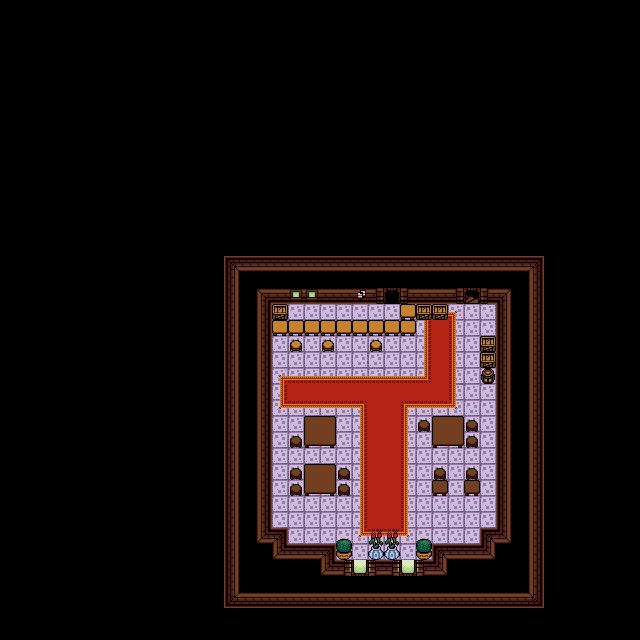

This game map was drawn from its Tiled (.tmx) file and the tilesets committed beside it. A one-line description and the trimmed map source follow:
An orthogonal 40x40 tile map with 16x16 px tiles, 5 tile layers (ground, carpet, walls, decor, ...), 1 hidden layer not drawn, 2 tilesets and 6 objects (inn_upstairs, town_inn_rightdoor, town_inn_leftdoor, area).

<map version="1.4" tiledversion="1.4.3" orientation="orthogonal" renderorder="right-down" width="40" height="40" tilewidth="16" tileheight="16" infinite="0" nextlayerid="10" nextobjectid="8">
 <properties>
  <property name="music" value="town" />
  <property name="musicfx" value="quiet" />
 </properties>
 <tileset firstgid="1" source="../../tiled/town/town_interior.tsx" />
 <tileset firstgid="181" source="../../tiled/objects.tsx" />
 <layer id="4" name="ground" width="40" height="40">
  <data>[1600 cells, 249 non-empty, 13 distinct tile ids]</data>
 </layer>
 <layer id="6" name="carpet" width="40" height="40">
  <data>[1600 cells, 80 non-empty, 12 distinct tile ids]</data>
 </layer>
 <layer id="1" name="walls" width="40" height="40">
  <data>[1600 cells, 226 non-empty, 20 distinct tile ids]</data>
 </layer>
 <layer id="5" name="decor" width="40" height="40">
  <data>[1600 cells, 56 non-empty, 18 distinct tile ids]</data>
 </layer>
 <layer id="7" name="pots" width="40" height="40">
  <data>[1600 cells, 0 non-empty, 0 distinct tile ids]</data>
 </layer>
 <objectgroup id="9" name="objects">
  <object id="2" name="inn_upstairs" gid="182" x="464" y="304" width="16" height="16">
   <properties>
    <property name="entrance" value="inn_upstairs" />
    <property name="map" value="town/inn_upstairs" />
    <property name="player_position" value="down" />
   </properties>
  </object>
  <object id="3" name="town_inn_rightdoor" gid="182" x="400" y="576" width="16" height="16">
   <properties>
    <property name="entrance" value="town_inn_rightdoor" />
    <property name="map" value="overworld" />
    <property name="player_position" value="up" />
   </properties>
  </object>
  <object id="4" name="town_inn_leftdoor" gid="182" x="352" y="576" width="16" height="16" visible="0">
   <properties>
    <property name="entrance" value="town_inn_leftdoor" />
    <property name="map" value="overworld" />
    <property name="player_position" value="up" />
   </properties>
  </object>
  <object id="5" gid="192" x="336" y="432" width="16" height="16">
   <properties>
    <property name="dialogue" value="npc_boy_inn" />
    <property name="direction" value="Left" />
    <property name="texture" value="boy" />
   </properties>
  </object>
  <object id="6" gid="192" x="352" y="320" width="16" height="16">
   <properties>
    <property name="texture" value="oldman" />
   </properties>
  </object>
 </objectgroup>
 <objectgroup id="8" name="zones" visible="0" locked="1">
  <object id="1" type="area" x="240" y="272" width="288" height="320" />
 </objectgroup>
 <imagelayer id="3" name="Grid" visible="0">
  <image source="../../tiled/gridtemplate.png" width="2048" height="1152" />
 </imagelayer>
</map>
